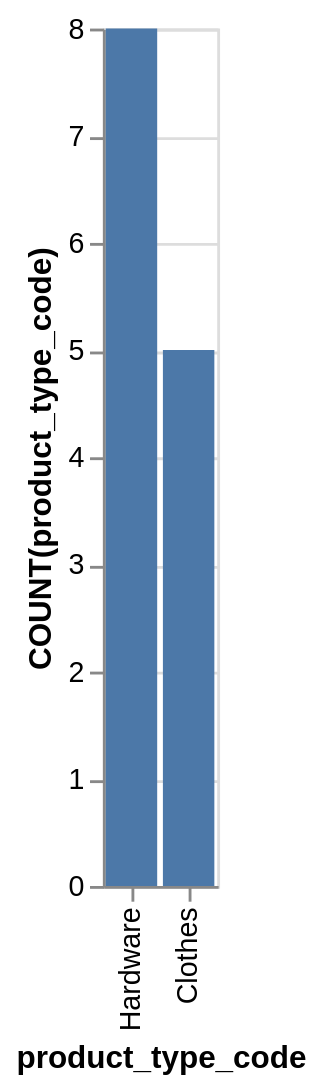

The Vega-Lite source for this figure:
### Vega-Lite specification from a JSON file in a GitHub repository (floating-point values rounded to 4 significant figures)
{"data": {"values": [{"x_data": "Hardware", "y_data": 8}, {"x_data": "Clothes", "y_data": 5}]}, "mark": "bar", "encoding": {"x": {"field": "x_data", "type": "nominal", "title": "product_type_code", "sort": {"op": "sum", "field": "y_data", "order": "descending"}}, "y": {"field": "y_data", "type": "quantitative", "title": "COUNT(product_type_code)"}}}
